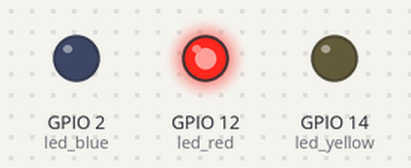
Bench run of a program on a simulated ESP32 board running MicroPython. Shown: output pins drawn as LEDs (lit = HIGH).

Above: at 6.0 s.
At 12.5 s:
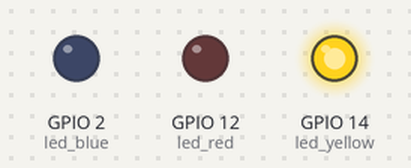
At 15.0 s:
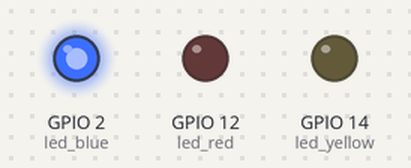
Timing chart, 0 to 23.4 s (numbered marks = the images above):
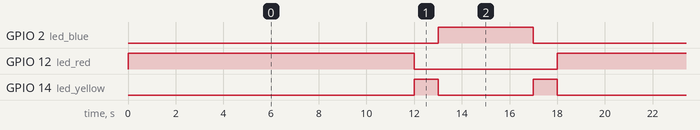

Measured:
- by itself, GPIO 2 (led_blue): alternates HIGH for 4.0 s and LOW for 14.0 s
- by itself, GPIO 12 (led_red): alternates HIGH for 12.0 s and LOW for 6.0 s
- by itself, GPIO 14 (led_yellow): repeats every 18.0 s: LOW 4.0 s, HIGH 1.0 s, LOW 12.0 s, HIGH 1.0 s

The program:

semaphore.py
```python
from machine import Pin
import time

PIN_RED_LED = 12
PIN_YELLOW_LED = 14
PIN_BLUE_LED = 2
# variables
time_red  = 500
time_yellow = 500
time_blue = 500
state_red = 0
state_yellow = 1
state_blue = 2
changed_state = True
id = state_red

led_red = Pin(PIN_RED_LED, Pin.OUT)
led_yellow = Pin(PIN_YELLOW_LED, Pin.OUT)
led_blue = Pin(PIN_BLUE_LED, Pin.OUT)

led_red.off()
led_yellow.off()
led_blue.off()

while True:
    if id == state_red:
        led_red.on()
        led_yellow.off()
        led_blue.off()
        time.sleep(12)
        changed_state = True
        id = state_yellow

    if id == state_yellow:
        led_red.off()
        led_yellow.on()
        led_blue.off()
        time.sleep(1)
        if changed_state:
            id = state_blue
        else:
            id = state_red

    if id == state_blue:
        led_red.off()
        led_yellow.off()
        led_blue.on()
        time.sleep(4)
        changed_state = False
        id = state_yellow
        
```
